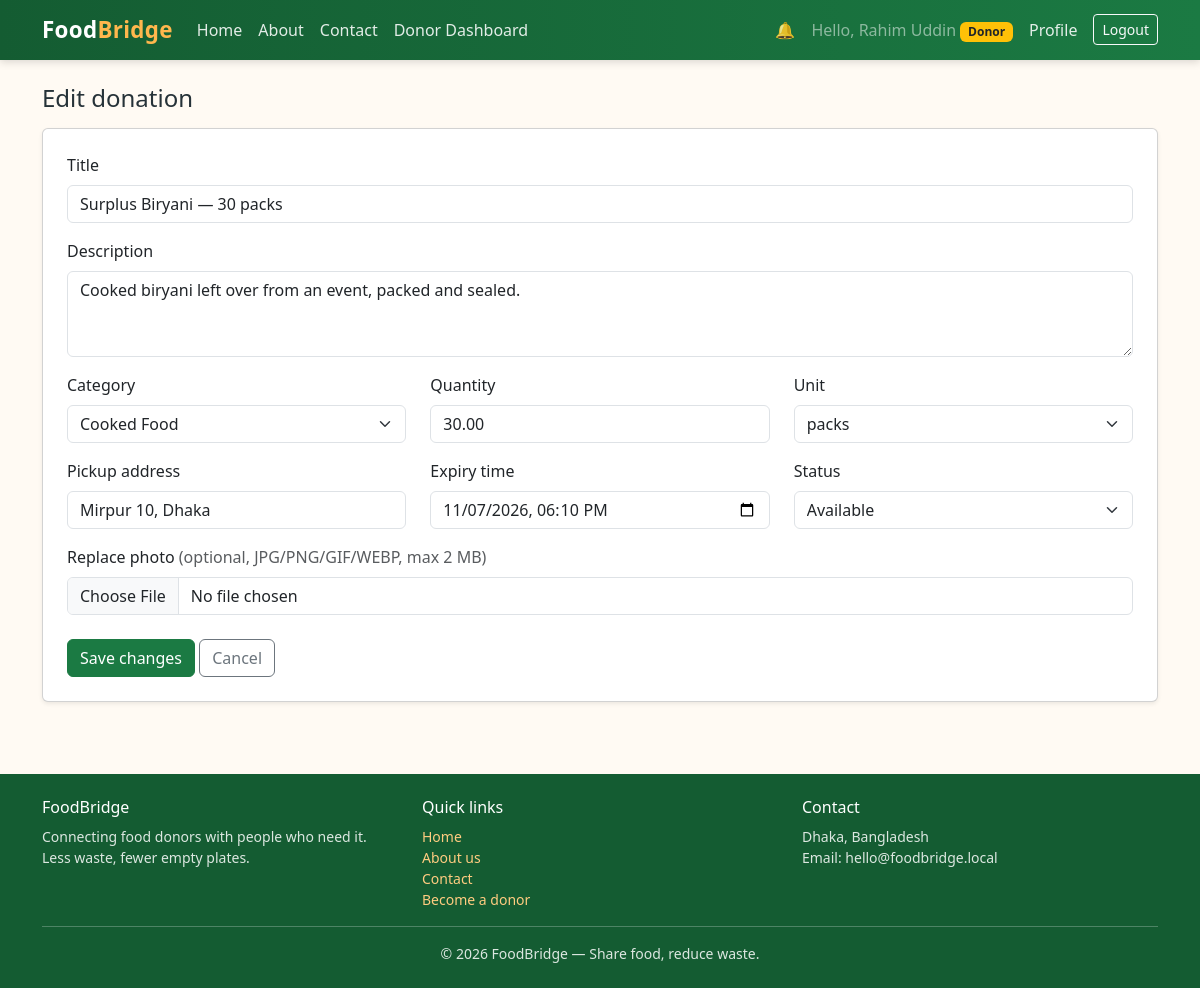
The app's page /donor/edit_food.php?id=1 (signed in) with its own data.
### tables this page shows
CREATE TABLE IF NOT EXISTS food_donations (
    id            INT UNSIGNED AUTO_INCREMENT PRIMARY KEY,
    donor_id      INT UNSIGNED NOT NULL,
    title         VARCHAR(150) NOT NULL,
    description   TEXT         NULL,
    category      VARCHAR(100) NOT NULL,
    quantity      DECIMAL(10, 2) NOT NULL,
    unit          VARCHAR(20)  NOT NULL DEFAULT 'pcs',
    pickup_address VARCHAR(255) NOT NULL,
    expiry_time   DATETIME     NOT NULL,
    image         VARCHAR(255) NULL,                        
    status        ENUM('available', 'requested', 'completed', 'expired') NOT NULL DEFAULT 'available',
    created_at    TIMESTAMP    NOT NULL DEFAULT CURRENT_TIMESTAMP,
    CONSTRAINT fk_donations_donor
        FOREIGN KEY (donor_id) REFERENCES users (id)
        ON DELETE CASCADE ON UPDATE CASCADE
);

### donor/edit_food.php (the view, shortened to what this page needs)
<?php
require_once __DIR__ . '/../config/db.php';
$baseUrl = '/FoodBridge';
$donorId = (int) $_SESSION['user_id'];
$id = (int) ($_GET['id'] ?? 0);
$stmt = $pdo->prepare('SELECT * FROM food_donations WHERE id = ? AND donor_id = ?');
$stmt->execute([$id, $donorId]);
$donation = $stmt->fetch();
$categories = ['Cooked Food', 'Bakery', 'Raw Food', 'Fruits & Vegetables', 'Packaged Food', 'Beverages', 'Other'];
$units      = ['pcs', 'packs', 'kg', 'litres', 'boxes', 'servings'];
$statuses   = ['available', 'requested', 'completed', 'expired'];
$old = [
    'title'          => $donation['title'],
    'description'    => $donation['description'] ?? '',
    'category'       => $donation['category'],
    'quantity'       => $donation['quantity'],
    'unit'           => $donation['unit'],
    'pickup_address' => $donation['pickup_address'],
    'expiry_time'    => date('Y-m-d\TH:i', strtotime($donation['expiry_time'])),
    'status'         => $donation['status'],
];
include __DIR__ . '/../includes/header.php';
?>
<h1 class="h4 mb-3">Edit donation</h1>
<div class="card shadow-sm">
    <div class="card-body p-4">
        <form method="post" action="" enctype="multipart/form-data" novalidate>
            <div class="mb-3">
                <label class="form-label" for="title">Title</label>
                <input type="text" class="form-control" id="title" name="title" required
                       value="<?= htmlspecialchars($old['title'], ENT_QUOTES, 'UTF-8') ?>">
            </div>
            <div class="mb-3">
                <label class="form-label" for="description">Description</label>
                <textarea class="form-control" id="description" name="description" rows="3"><?= htmlspecialchars($old['description'], ENT_QUOTES, 'UTF-8') ?></textarea>
            </div>
            <div class="row">
                <div class="col-md-4 mb-3">
                    <label class="form-label" for="category">Category</label>
                    <select class="form-select" id="category" name="category" required>
                        <?php foreach ($categories as $c): ?>
                            <option value="<?= htmlspecialchars($c, ENT_QUOTES, 'UTF-8') ?>" <?= $old['category'] === $c ? 'selected' : '' ?>><?= htmlspecialchars($c, ENT_QUOTES, 'UTF-8') ?></option>
                        <?php endforeach; ?>
                    </select>
                </div>
                <div class="col-md-4 mb-3">
                    <label class="form-label" for="quantity">Quantity</label>
                    <input type="number" step="0.01" min="0" class="form-control" id="quantity" name="quantity" required
                           value="<?= htmlspecialchars((string) $old['quantity'], ENT_QUOTES, 'UTF-8') ?>">
                </div>
                <div class="col-md-4 mb-3">
                    <label class="form-label" for="unit">Unit</label>
                    <select class="form-select" id="unit" name="unit" required>
                        <?php foreach ($units as $u): ?>
                            <option value="<?= htmlspecialchars($u, ENT_QUOTES, 'UTF-8') ?>" <?= $old['unit'] === $u ? 'selected' : '' ?>><?= htmlspecialchars($u, ENT_QUOTES, 'UTF-8') ?></option>
                        <?php endforeach; ?>
                    </select>
                </div>
            </div>
            <div class="row">
                <div class="col-md-4 mb-3">
                    <label class="form-label" for="pickup_address">Pickup address</label>
                    <input type="text" class="form-control" id="pickup_address" name="pickup_address" required
                           value="<?= htmlspecialchars($old['pickup_address'], ENT_QUOTES, 'UTF-8') ?>">
                </div>
                <div class="col-md-4 mb-3">
                    <label class="form-label" for="expiry_time">Expiry time</label>
                    <input type="datetime-local" class="form-control" id="expiry_time" name="expiry_time" required
                           value="<?= htmlspecialchars($old['expiry_time'], ENT_QUOTES, 'UTF-8') ?>">
                </div>
                <div class="col-md-4 mb-3">
                    <label class="form-label" for="status">Status</label>
                    <select class="form-select" id="status" name="status" required>
                        <?php foreach ($statuses as $s): ?>
                            <option value="<?= $s ?>" <?= $old['status'] === $s ? 'selected' : '' ?>><?= ucfirst($s) ?></option>
                        <?php endforeach; ?>
                    </select>
                </div>
            </div>
            <div class="mb-4">
                <label class="form-label" for="image">Replace photo <span class="text-muted">(optional, JPG/PNG/GIF/WEBP, max 2 MB)</span></label>
                <input type="file" class="form-control" id="image" name="image" accept=".jpg,.jpeg,.png,.gif,.webp">
            </div>
            <button type="submit" class="btn btn-fb-green">Save changes</button>
            <a class="btn btn-outline-secondary" href="<?= $baseUrl ?>/donor/my_donations.php">Cancel</a>
        </form>
    </div>
</div>
<?php include __DIR__ . '/../includes/footer.php'; ?>

### assets/css/style.css (style rules this page uses)
:root { --fb-green: #1b7a43; --fb-green-dark: #145c32; --fb-green-light: #e6f4ec; --fb-orange: #f57c00; --fb-orange-dark: #e65100; --fb-cream: #fffaf3; }
body { background-color: var(--fb-cream); color: #263238; }
.btn-fb-green { background-color: var(--fb-green); border-color: var(--fb-green); color: #fff; }

### records on screen
food_donations: title "Surplus Biryani — 30 packs", description "Cooked biryani left over from an event, packed and sealed.", category "Cooked Food", quantity "30.00", unit "packs", pickup_address "Mirpur 10, Dhaka", status "Available"

### other values on screen
$userName "Rahim Uddin"
$role "Donor"
